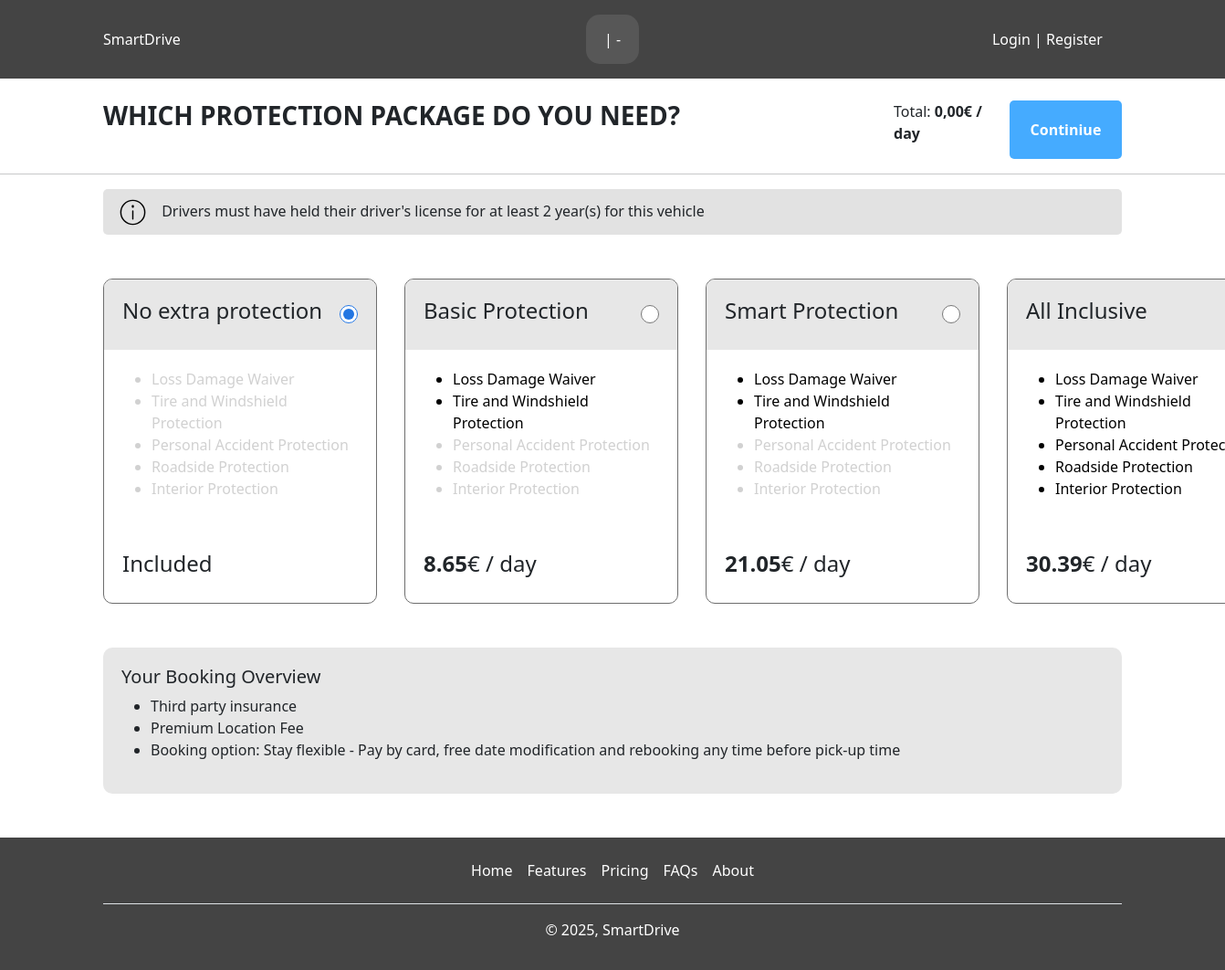
Page /ProtectionPackage/protection.php on the committed database.
### tables this page shows
CREATE TABLE `protection` (
  `protection_id` int(10) UNSIGNED NOT NULL,
  `name` varchar(36) NOT NULL,
  `price` float NOT NULL
);

### ProtectionPackage/protection.php (the view, shortened to what this page needs)
<?php
    include_once 'protectionConnection.php';
?>
<!DOCTYPE html>
<html lang="en">
<head>
    <link href="https://cdn.jsdelivr.net/npm/bootstrap@5.3.3/dist/css/bootstrap.min.css" rel="stylesheet">
    <link rel="stylesheet" href="protection.css">
</head>
<body>
    <section id="header">
        <div class="container-fluid black-background-cover">
            <div class="container logo-nav">
              <header class="d-flex flex-wrap align-items-center justify-content-center justify-content-md-between py-3 mb-4">
                <div class="col-md-3 mb-2 mb-md-0">
                  <a href="../index.php" class="d-inline-flex  text-decoration-none" style="color: white;">
                    SmartDrive
                  </a>
                </div>
                <?php
                    $city = $_SESSION['pickup_city'];
                    $pickup = $_SESSION['pickup-date'];
                    $return = $_SESSION['return-date'];
                ?>
                <div id="date" class="">
                    <p><strong><?php echo $city; ?></strong> | <?php echo $pickup . " - " . $return; ?></p>
                </div>
                <div class="col-md-3 text-end">
                    <?php
                        if (isset($_SESSION['user_name'])) { ?>
                            <?php if ($_SESSION['role'] === 'moderator') { ?>
                                <div class="user-menu">
                                    <span id="userDropdown"><?php echo $_SESSION['user_name']; ?></span>
                                    <div class="dropdown-content">
                                        <a href="../Edit/editUserProfile.php">Your Profile</a>
                                        <a href="../moderator/moderator.php">Moderator</a>
                                        <a href="../logout.php">Logout</a>
                                    </div>
                                </div>
                            <?php } else { ?>
                                <div class="user-menu">
                                    <span id="userDropdown"><?php echo $_SESSION['user_name']; ?></span>
                                    <div class="dropdown-content">
                                        <a href="../Edit/editUserProfile.php">Your Profile</a>
                                        <a href="../logout.php">Logout</a>
                                    </div>
                                </div>
                            <?php } ?>
                        <?php  } else { ?>
                        <button type="button" class="btn me-2" id="openPopup">
                            Login | Register
                        </button>
                    <?php  } ?>
                </div>
              </header>
            </div>
        </div>
        <div class="container total">
            <h3 style="font-weight: bold;">WHICH PROTECTION PACKAGE DO YOU NEED?</h3>
            <form action="../Checkout/checkout.php" method="POST" id="total-price">
                <p>Total: <strong id="currentPriceDisplay"><?php echo number_format($currentPrice, 2, ",", "."); ?>€ / day</strong></p>
                <button class="confirm-btn" type="submit" name="conteneue-btn">Continiue</button>
            </form>
        </div>
        <hr>
    </section>
    <main class="container">
        <div id="info">
            <p> <img src="../svgs/infosvg.svg" class="svg" height="35" width="35" alt=""> Drivers must have held their driver's license for at least 2 year(s) for this vehicle</p>
        </div>
        <div id="packages" class="mt-5 mb-5">
            <div id="protection_first" class="package">
                <div class="package-title">
                    <h4>No extra protection</h4>
                    <input type="radio" checked class="package-checkbox" name="protection_package">
                </div>
                <div class="package-content">
                    <ul>
                        <li>Loss Damage Waiver</li>
                        <li>Tire and Windshield Protection</li>
                        <li>Personal Accident Protection</li>
                        <li>Roadside Protection</li>
                        <li>Interior Protection</li>
                    </ul>
                </div>
                <div class="package-price">
                    <h4>Included</h4>
                </div>
            </div>
            <?php
                $sql = "SELECT * FROM protection";
                $result = $mySqli->query($sql);
                if ($result -> num_rows > 0) {
                    while ($row = $result -> fetch_assoc()) {
                        $protectionId = $row['protection_id'];
                        $protectionName = $row['name'];
                        $protectionPrice = $row['price'];
                        ?>
                        <div id="package_<?php echo $protectionId; ?>" class="package">
                            <div class="package-title">
                                <h4><?php echo $protectionName; ?></h4>
                                <input type="radio" id="protection_<?php echo $protectionId ?>" class="package-checkbox" name="protection_package">
                            </div>
                            <div class="package-content">
                                <ul>
                                    <li id="li-1">Loss Damage Waiver</li>
                                    <li id="li-2">Tire and Windshield Protection</li>
                                    <li id="li-3">Personal Accident Protection</li>
                                    <li id="li-4">Roadside Protection</li>
                                    <li id="li-5">Interior Protection</li>
                                </ul>
                            </div>
                            <div class="package-price">
                                <h4><strong><?php echo $protectionPrice; ?></strong>€ / day</h4>
                            </div>
                        </div>
                        <?php
                    }
                }
            ?>
        </div>
        <div id="overview" class="mb-5">
            <div class="overview-title">
                <h5>Your Booking Overview</h5>
            </div>
            <div class="items">
                <ul>
                    <li>Third party insurance</li>
                    <li>Premium Location Fee</li>
                    <li>Booking option: Stay flexible - Pay by card, free date modification and rebooking any time before pick-up time</li>
                </ul>
            </div>
        </div>
    </main>
    <section id="footer" class="black-background-cover container-fluid">
        <div class="container">
            <footer class="py-3 mt-4">
                <ul class="nav justify-content-center border-bottom pb-3 mb-3">
                <li class="nav-item"><a href="#" class="nav-link px-2">Home</a></li>
                <li class="nav-item"><a href="#" class="nav-link px-2">Features</a></li>
                <li class="nav-item"><a href="#" class="nav-link px-2">Pricing</a></li>
                <li class="nav-item"><a href="#" class="nav-link px-2">FAQs</a></li>
                <li class="nav-item"><a href="#" class="nav-link px-2">About</a></li>
                </ul>
                <p class="text-center" id="copyr" style="color: white;">© 2024 Company, Inc</p>
            </footer>
        </div>
    </section>
</body>
</html>

### ProtectionPackage/protection.css (style rules this page uses)
* { box-sizing: border-box; margin: 0; padding: 0; }
.black-background-cover { background-color: rgb(68, 68, 68); }
.nav-link, .btn { color: white; }
#date { background-color: rgb(87, 87, 87); color: white; border: 0; padding: 15px 20px; border-radius: 15px; display: flex; align-items: center; justify-content: center; }
#date p { margin: 0; }
.total, #total-price { display: flex; justify-content: space-between; }
#total-price { width: 250px; }
.confirm-btn { background-color: #45abff; color: white; padding: 15px 20px; border: none; border-radius: 5px; cursor: pointer; font-size: 1rem; font-weight: bold; width: 50%; margin: 0; }
#info { width: 100%; border: 0; border-radius: 5px; height: 50px; display: flex; justify-content: start; align-items: center; background-color: #e2e2e2; padding: 5px; }
#info > p { margin: 0; padding-left: 10px; }
.svg { display: inline-block; margin-right: 10px; }
#packages { display: grid; grid-template-columns: 1fr 1fr 1fr 1fr; gap: 30px; }
.package { opacity: 0; transform: translateY(30px); transition: opacity 0.8s ease-out, transform 0.8s ease-out; }
.package.visible { opacity: 1; transform: translateY(0); }
.package { border: 1px solid rgb(110, 110, 110); border-radius: 10px; width: 300px; object-fit: contain; overflow: hidden; }
.package-title, .package-content, .package-price { padding: 20px; }
.package-title { display: flex; justify-content: space-between; align-items: center; background-color: #e7e7e7; margin: 0; }
.package-title input[type="radio"] { width: 20px; height: 20px; cursor: pointer; accent-color: #2376e2; }
.package-content ul li { color: #d1d1d1; }
#package_1 .package-content ul #li-1 { color: black; }
#package_2 .package-content ul #li-1, #li-2 { color: black; }
#package_3 .package-content ul li { color: black; }
#overview { padding: 20px; background-color: #e7e7e7; border-radius: 10px; }

### rows in the picture
protection: name "Basic Protection", price "8.65"
protection: name "Smart Protection", price "21.05"
protection: name "All Inclusive", price "30.39"

### other values in the picture
$currentPrice "0,00"
